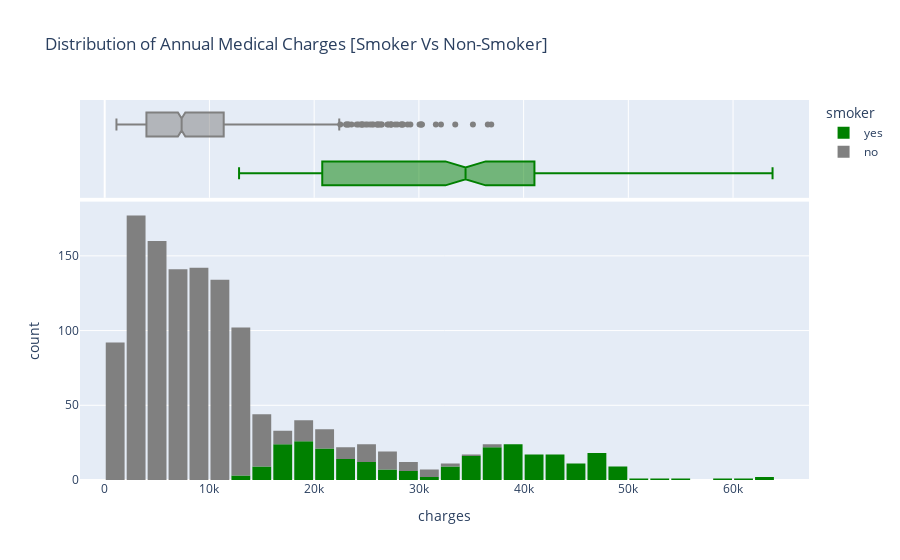

Notebook code cell kept with this figure:
### Markdown cell above
Histogram differencing charges for 'Smoker' and 'Non-smoker'

### Code cell
charge_fig = px.histogram(insurance_df, x = 'charges', marginal = 'box', color = 'smoker', color_discrete_sequence=['green', 'grey'] ,title = 'Distribution of Annual Medical Charges [Smoker Vs Non-Smoker]');
charge_fig.update_layout(bargap = 0.1)
charge_fig

### Figure 1 — Plotly figure (JSON) as saved in the notebook; plotly's stock layout.template omitted (floating-point values rounded to 4 significant figures; data arrays with more than 128 entries replaced by an {"elided": "..."} marker saying what was removed)
{"data": [{"alignmentgroup": "True", "bingroup": "x", "hovertemplate": "smoker=yes<br>charges=%{x}<br>count=%{y}<extra></extra>", "legendgroup": "yes", "marker": {"color": "green", "pattern": {"shape": ""}}, "name": "yes", "offsetgroup": "yes", "orientation": "v", "showlegend": true, "type": "histogram", "x": {"elided": "274 float values"}, "xaxis": "x", "yaxis": "y"}, {"alignmentgroup": "True", "hovertemplate": "smoker=yes<br>charges=%{x}<extra></extra>", "legendgroup": "yes", "marker": {"color": "green"}, "name": "yes", "notched": true, "offsetgroup": "yes", "showlegend": false, "type": "box", "x": {"elided": "274 float values"}, "xaxis": "x2", "yaxis": "y2"}, {"alignmentgroup": "True", "bingroup": "x", "hovertemplate": "smoker=no<br>charges=%{x}<br>count=%{y}<extra></extra>", "legendgroup": "no", "marker": {"color": "grey", "pattern": {"shape": ""}}, "name": "no", "offsetgroup": "no", "orientation": "v", "showlegend": true, "type": "histogram", "x": {"elided": "1064 float values"}, "xaxis": "x", "yaxis": "y"}, {"alignmentgroup": "True", "hovertemplate": "smoker=no<br>charges=%{x}<extra></extra>", "legendgroup": "no", "marker": {"color": "grey"}, "name": "no", "notched": true, "offsetgroup": "no", "showlegend": false, "type": "box", "x": {"elided": "1064 float values"}, "xaxis": "x2", "yaxis": "y2"}], "layout": {"bargap": 0.1, "barmode": "relative", "legend": {"title": {"text": "smoker"}, "tracegroupgap": 0}, "title": {"text": "Distribution of Annual Medical Charges [Smoker Vs Non-Smoker]"}, "xaxis": {"anchor": "y", "domain": [0, 1], "title": {"text": "charges"}}, "xaxis2": {"anchor": "y2", "domain": [0, 1], "matches": "x", "showgrid": true, "showticklabels": false}, "yaxis": {"anchor": "x", "domain": [0, 0.7326], "title": {"text": "count"}}, "yaxis2": {"anchor": "x2", "domain": [0.7426, 1], "matches": "y2", "showgrid": false, "showline": false, "showticklabels": false, "ticks": ""}}}
